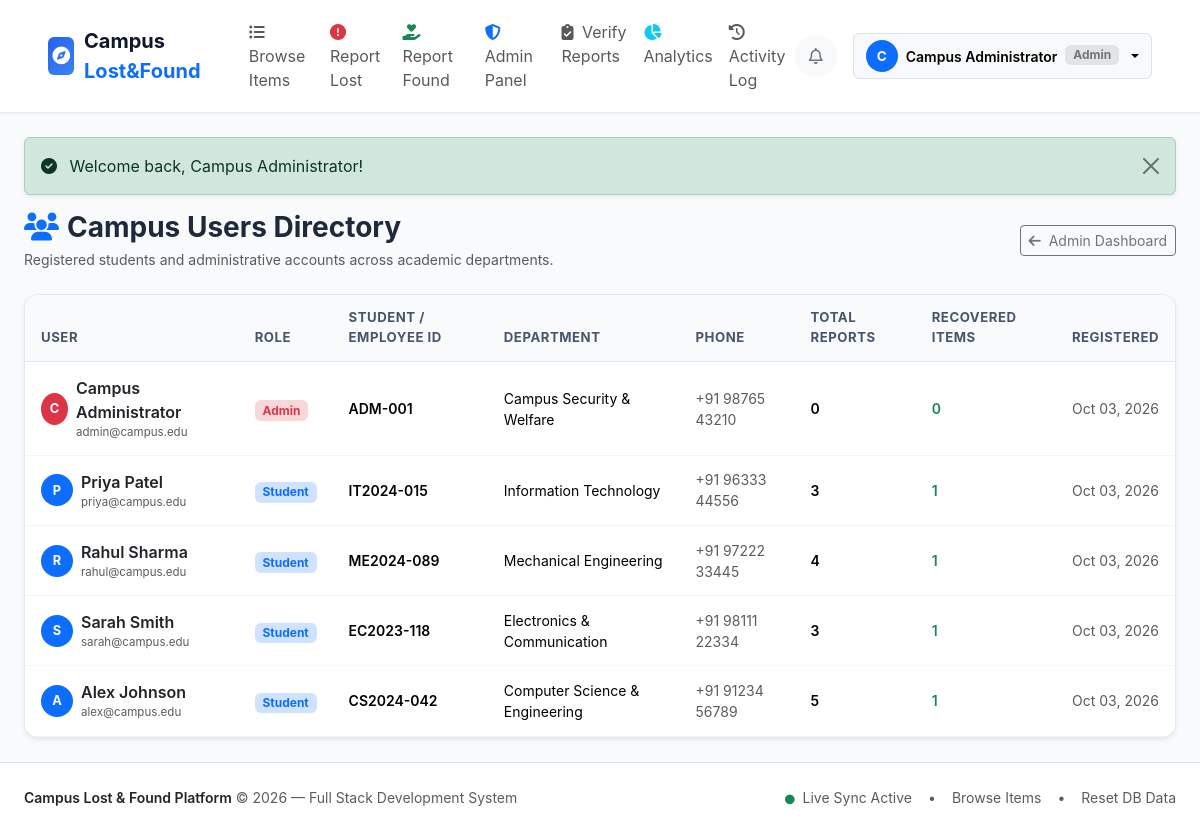
The page /admin/users.php (signed in) on the database its author committed.
### tables this page shows
CREATE TABLE `users` (
  `id` int(11) NOT NULL AUTO_INCREMENT,
  `name` varchar(100) NOT NULL,
  `email` varchar(150) NOT NULL,
  `password` varchar(255) NOT NULL,
  `role` enum('student','admin') DEFAULT 'student',
  `student_id` varchar(50) DEFAULT NULL,
  `department` varchar(100) DEFAULT NULL,
  `phone` varchar(30) DEFAULT NULL,
  `avatar` varchar(255) DEFAULT NULL,
  `created_at` timestamp NOT NULL DEFAULT current_timestamp(),
  PRIMARY KEY (`id`),
  UNIQUE KEY `email` (`email`)
);

### config/session.php (called while the page is built, shortened)
<?php
function is_logged_in() {
    return isset($_SESSION['user_id']) && !empty($_SESSION['user_id']);
}
function get_logged_user() {
    return [
        'id'         => $_SESSION['user_id'],
        'name'       => $_SESSION['user_name'] ?? 'User',
        'email'      => $_SESSION['user_email'] ?? '',
        'role'       => $_SESSION['user_role'] ?? 'student',
        'student_id' => $_SESSION['student_id'] ?? '',
        'department' => $_SESSION['department'] ?? '',
        'phone'      => $_SESSION['user_phone'] ?? '',
    ];
}
function get_base_url() {
    $appUrl = getenv('APP_URL') ?: ($_ENV['APP_URL'] ?? '');
    $scriptName = str_replace('\\', '/', $_SERVER['SCRIPT_NAME'] ?? '');
    $knownSubdirs = ['/admin', '/student', '/api', '/auth', '/includes', '/config'];
    $dir = dirname($scriptName);
    foreach ($knownSubdirs as $sub) {
        if (substr($dir, -strlen($sub)) === $sub) {
            $dir = substr($dir, 0, -strlen($sub));
            break;
        }
    }
    $dir = str_replace('\\', '/', $dir);
    if ($dir === '/' || $dir === '.' || empty($dir)) {
        return '';
    }
    return rtrim($dir, '/');
}

### admin/users.php (the view, shortened to what this page needs)
<?php
require_once __DIR__ . '/../config/helpers.php';
$usersStmt = $pdo->query("
    SELECT u.*,
           COUNT(r.id) AS total_reports,
           SUM(CASE WHEN r.status = 'recovered' THEN 1 ELSE 0 END) AS recovered_count
    FROM users u
    LEFT JOIN reports r ON u.id = r.user_id AND r.is_deleted = 0
    GROUP BY u.id
    ORDER BY u.created_at DESC
");
$users = $usersStmt->fetchAll(PDO::FETCH_ASSOC);
require_once __DIR__ . '/../includes/header.php';
?>
<div class="d-flex flex-column flex-md-row justify-content-between align-items-md-center mb-4 gap-3">
    <div>
        <h3 class="fw-bold mb-1"><i class="fa-solid fa-users text-primary me-2"></i>Campus Users Directory</h3>
        <p class="text-muted small mb-0">Registered students and administrative accounts across academic departments.</p>
    </div>
    <div class="d-flex gap-2">
        <a href="<?= $baseUrl ?>/admin/dashboard.php" class="btn btn-outline-secondary btn-sm">
            <i class="fa-solid fa-arrow-left me-1"></i> Admin Dashboard
        </a>
    </div>
</div>
<div class="card card-custom p-0 overflow-hidden shadow-sm">
    <div class="table-responsive">
        <table class="table table-custom table-hover mb-0">
            <thead>
                <tr>
                    <th>User</th>
                    <th>Role</th>
                    <th>Student / Employee ID</th>
                    <th>Department</th>
                    <th>Phone</th>
                    <th>Total Reports</th>
                    <th>Recovered Items</th>
                    <th class="text-end">Registered</th>
                </tr>
            </thead>
            <tbody>
                <?php foreach ($users as $u): ?>
                    <tr>
                        <td>
                            <div class="d-flex align-items-center gap-2">
                                <div class="rounded-circle <?= $u['role'] === 'admin' ? 'bg-danger' : 'bg-primary' ?> text-white d-flex align-items-center justify-content-center" style="width: 32px; height: 32px; font-weight: bold; font-size: 0.8rem;">
                                    <?= strtoupper(substr($u['name'], 0, 1)) ?>
                                </div>
                                <div>
                                    <div class="fw-semibold text-dark"><?= e($u['name']) ?></div>
                                    <div class="text-muted" style="font-size: 0.72rem;"><?= e($u['email']) ?></div>
                                </div>
                            </div>
                        </td>
                        <td>
                            <?php if ($u['role'] === 'admin'): ?>
                                <span class="badge bg-danger-subtle text-danger fw-bold">Admin</span>
                            <?php else: ?>
                                <span class="badge bg-primary-subtle text-primary fw-bold">Student</span>
                            <?php endif; ?>
                        </td>
                        <td class="small fw-semibold"><?= e($u['student_id'] ?: '—') ?></td>
                        <td class="small"><?= e($u['department'] ?: 'Campus General') ?></td>
                        <td class="small text-muted"><?= e($u['phone'] ?: '—') ?></td>
                        <td class="small fw-semibold"><?= (int)$u['total_reports'] ?></td>
                        <td class="small text-success fw-semibold"><?= (int)$u['recovered_count'] ?></td>
                        <td class="text-end text-muted small"><?= date('M d, Y', strtotime($u['created_at'])) ?></td>
                    </tr>
                <?php endforeach; ?>
            </tbody>
        </table>
    </div>
</div>
<?php require_once __DIR__ . '/../includes/footer.php'; ?>

### includes/header.php (shortened to what this page needs)
<?php
require_once __DIR__ . '/../config/session.php';
require_once __DIR__ . '/../config/helpers.php';
$baseUrl = get_base_url();
$currentUser = get_logged_user();
?>
<!DOCTYPE html>
<html lang="en">
<head>
    <link rel="stylesheet" href="https://cdn.jsdelivr.net/npm/bootstrap@5.3.3/dist/css/bootstrap.min.css">
    <link rel="stylesheet" href="https://cdnjs.cloudflare.com/ajax/libs/font-awesome/6.5.1/css/all.min.css">
    <link rel="stylesheet" href="<?= $baseUrl ?>/assets/css/style.css">
</head>
<body>
<nav class="navbar navbar-expand-lg navbar-custom sticky-top">
    <div class="container-fluid px-lg-4">
        <a class="brand-logo" href="<?= $baseUrl ?>/index.php">
            <div class="brand-icon">
                <i class="fa-solid fa-compass"></i>
            </div>
            <span>Campus <span class="text-primary">Lost&Found</span></span>
        </a>
        <div class="collapse navbar-collapse" id="mainNavbar">
            <ul class="navbar-nav me-auto mb-2 mb-lg-0 ms-lg-3">
                <li class="nav-item">
                    <a class="nav-link <?= basename($_SERVER['PHP_SELF']) == 'index.php' ? 'active fw-bold text-primary' : '' ?>" href="<?= $baseUrl ?>/index.php">
                        <i class="fa-solid fa-list-ul me-1"></i> Browse Items
                    </a>
                </li>
                <li class="nav-item">
                    <a class="nav-link" href="<?= $baseUrl ?>/student/report_item.php?type=lost">
                        <i class="fa-solid fa-circle-exclamation text-danger me-1"></i> Report Lost
                    </a>
                </li>
                <li class="nav-item">
                    <a class="nav-link" href="<?= $baseUrl ?>/student/report_item.php?type=found">
                        <i class="fa-solid fa-hand-holding-heart text-success me-1"></i> Report Found
                    </a>
                </li>
                <?php if ($currentUser && $currentUser['role'] === 'admin'): ?>
                    <li class="nav-item">
                        <a class="nav-link <?= strpos($_SERVER['SCRIPT_NAME'], '/admin/dashboard.php') !== false ? 'active fw-bold text-primary' : '' ?>" href="<?= $baseUrl ?>/admin/dashboard.php">
                            <i class="fa-solid fa-shield-halved text-primary me-1"></i> Admin Panel
                        </a>
                    </li>
                    <li class="nav-item">
                        <a class="nav-link <?= strpos($_SERVER['SCRIPT_NAME'], '/admin/manage_reports.php') !== false ? 'active fw-bold text-primary' : '' ?>" href="<?= $baseUrl ?>/admin/manage_reports.php">
                            <i class="fa-solid fa-clipboard-check me-1"></i> Verify Reports
                        </a>
                    </li>
                    <li class="nav-item">
                        <a class="nav-link <?= strpos($_SERVER['SCRIPT_NAME'], '/admin/analytics.php') !== false ? 'active fw-bold text-primary' : '' ?>" href="<?= $baseUrl ?>/admin/analytics.php">
                            <i class="fa-solid fa-chart-pie text-info me-1"></i> Analytics
                        </a>
                    </li>
                    <li class="nav-item">
                        <a class="nav-link <?= strpos($_SERVER['SCRIPT_NAME'], '/admin/logs.php') !== false ? 'active fw-bold text-primary' : '' ?>" href="<?= $baseUrl ?>/admin/logs.php">
                            <i class="fa-solid fa-clock-rotate-left me-1"></i> Activity Log
                        </a>
                    </li>
                <?php endif; ?>
            </ul>
            <div class="d-flex align-items-center gap-3">
                <?php if ($currentUser): ?>
                    <div class="dropdown" id="notificationDropdownContainer">
                        <button class="btn btn-light position-relative rounded-circle p-2" type="button" id="notifDropdownButton" data-bs-toggle="dropdown" aria-expanded="false" style="width: 42px; height: 42px;">
                            <i class="fa-regular fa-bell text-secondary"></i>
                        </button>
                    </div>
                    <div class="dropdown">
                        <button class="btn btn-light dropdown-toggle d-flex align-items-center gap-2 border" type="button" data-bs-toggle="dropdown" aria-expanded="false">
                            <div class="rounded-circle bg-primary text-white d-flex align-items-center justify-content-center" style="width: 32px; height: 32px; font-weight: bold; font-size: 0.85rem;">
                                <?= strtoupper(substr($currentUser['name'], 0, 1)) ?>
                            </div>
                            <span class="d-none d-md-inline small fw-semibold"><?= e($currentUser['name']) ?></span>
                            <span class="badge bg-secondary-subtle text-secondary small"><?= ucfirst(e($currentUser['role'])) ?></span>
                        </button>
                    </div>
                <?php else: ?>
                    <a href="<?= $baseUrl ?>/auth/login.php" class="btn btn-outline-primary btn-sm px-3 fw-semibold">Log In</a>
                    <a href="<?= $baseUrl ?>/auth/register.php" class="btn btn-primary btn-sm px-3 fw-semibold">Register</a>
                <?php endif; ?>
            </div>
        </div>
    </div>
</nav>
<main class="container-fluid px-lg-4 py-4">

### assets/css/style.css (style rules this page uses)
:root { --primary: #2563eb; --primary-hover: #1d4ed8; --primary-soft: #eff6ff; --success: #10b981; --success-soft: #ecfdf5; --warning: #f59e0b; --warning-soft: #fffbeb; --danger: #ef4444; --danger-soft: #fef2f2; --lost-color: #e11d48; --lost-bg: #fff1f2; --found-color: #0d9488; --found-bg: #f0fdfa; --text-main: #1e293b; --text-muted: #64748b; --border-color: #e2e8f0; --card-bg: #ffffff; --body-bg: #f8fafc; --radius-sm: 6px; --radius-md: 10px; --radius-lg: 14px; --shadow-sm: 0 1px 3px rgba(0, 0, 0, 0.05); --shadow-md: 0 4px 12px rgba(0, 0, 0, 0.06); --shadow-lg: 0 10px 25px rgba(0, 0, 0, 0.08); }
body { font-family: -apple-system, BlinkMacSystemFont, "Segoe UI", Roboto, "Helvetica Neue", Arial, sans-serif; color: var(--text-main); background-color: var(--body-bg); min-height: 100vh; display: flex; flex-direction: column; }
main { flex: 1 0 auto; }
.navbar-custom { background: #ffffff; border-bottom: 1px solid var(--border-color); box-shadow: var(--shadow-sm); padding: 0.75rem 1.5rem; }
.brand-logo { display: flex; align-items: center; gap: 0.6rem; font-weight: 700; font-size: 1.25rem; color: #0f172a; text-decoration: none; }
.brand-icon { width: 38px; height: 38px; background: linear-gradient(135deg, #2563eb, #3b82f6); color: #fff; border-radius: var(--radius-sm); display: flex; align-items: center; justify-content: center; font-size: 1.1rem; }
.card-custom { background: var(--card-bg); border: 1px solid var(--border-color); border-radius: var(--radius-lg); box-shadow: var(--shadow-sm); transition: transform 0.2s ease, box-shadow 0.2s ease; }
.table-custom { vertical-align: middle; }
.table-custom thead th { background-color: #f8fafc; color: #475569; font-size: 0.825rem; text-transform: uppercase; letter-spacing: 0.04em; border-bottom: 1px solid var(--border-color); padding: 0.85rem 1rem; }
.table-custom tbody td { padding: 0.85rem 1rem; border-bottom: 1px solid #f1f5f9; }

### rows shown on the page
users: name "C", name "Campus Administrator", role "Admin", email "admin@campus.edu", student "ADM-001", department "Campus Security & Welfare", phone "+91 98765 43210", total_reports "0", recovered_count "0", created_at "Oct 03, 2026"
users: name "P", name "Priya Patel", email "priya@campus.edu", role "Student", student "IT2024-015", department "Information Technology", phone "+91 96333 44556", total_reports "3", recovered_count "1", created_at "Oct 03, 2026"
users: name "R", name "Rahul Sharma", email "rahul@campus.edu", role "Student", student "ME2024-089", department "Mechanical Engineering", phone "+91 97222 33445", total_reports "4", recovered_count "1", created_at "Oct 03, 2026"
users: name "S", name "Sarah Smith", email "sarah@campus.edu", role "Student", student "EC2023-118", department "Electronics & Communication", phone "+91 98111 22334", total_reports "3", recovered_count "1", created_at "Oct 03, 2026"
users: name "A", name "Alex Johnson", email "alex@campus.edu", role "Student", student "CS2024-042", department "Computer Science & Engineering", phone "+91 91234 56789", total_reports "5", recovered_count "1", created_at "Oct 03, 2026"

### other values the page prints
$msg['message'] "Welcome back, Campus Administrator!"
